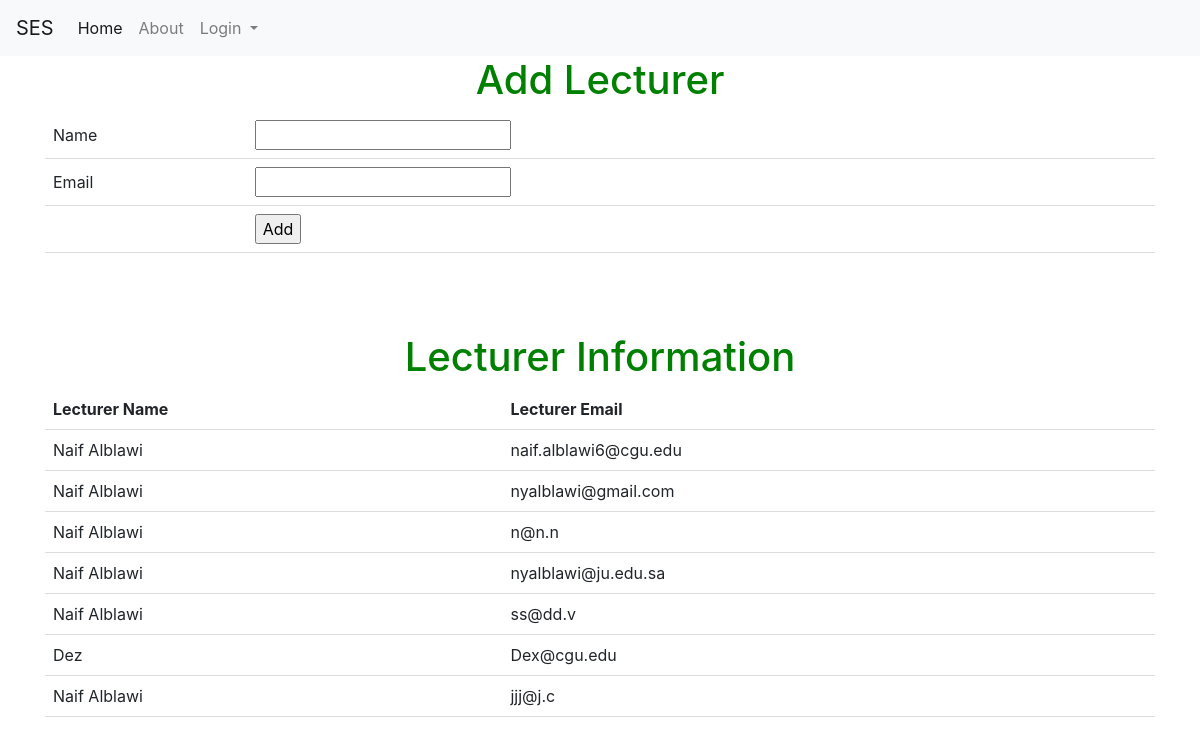
The app's page /saverecord, older data.
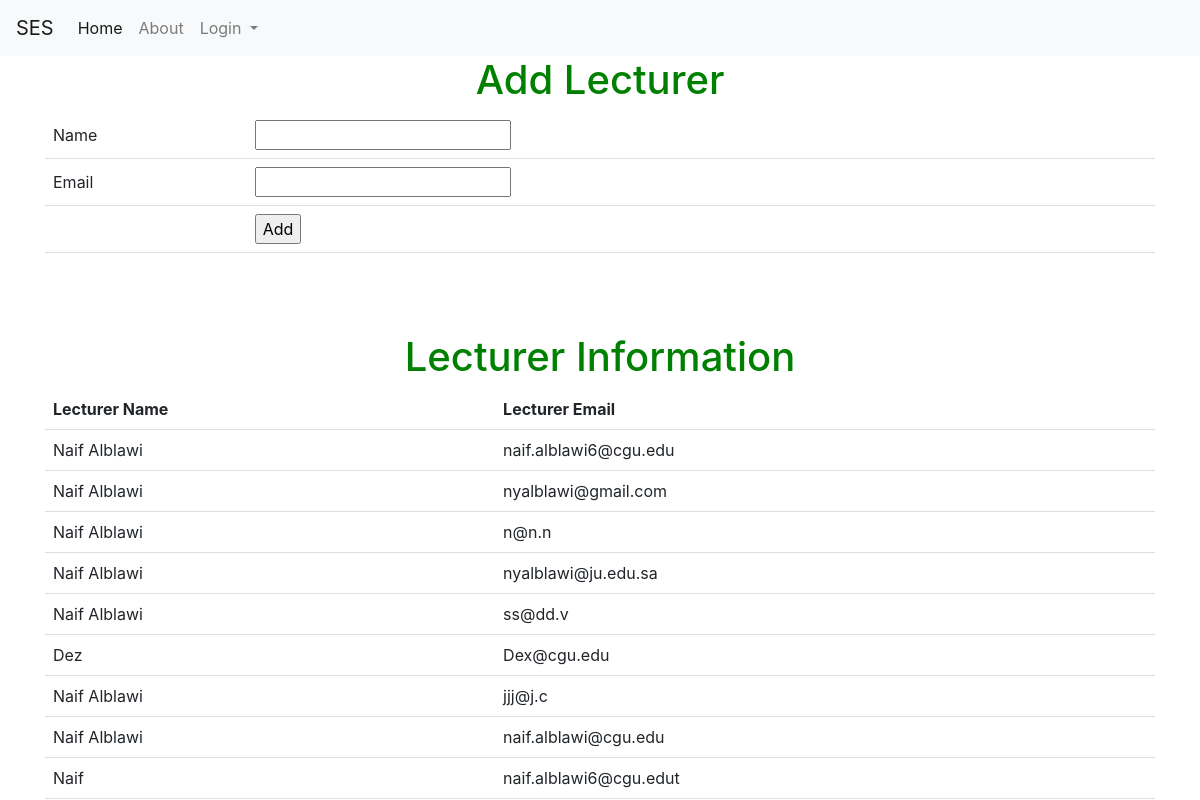
The same page, newer data.
### tables this page shows
CREATE TABLE lec (lec_id INTEGER PRIMARY KEY AUTOINCREMENT UNIQUE, lec_name CHAR, lec_email CHAR CONSTRAINT lec_id UNIQUE ON CONFLICT IGNORE);

### auth.py (the view, shortened to what this page needs)
@auth.route("/saverecord",methods = ["POST","GET"])
def saveRecord():
    if request.method=='GET':
        con = sqlite3.connect("instance/db.sqlite")
        cur = con.cursor()
        cur.execute("SELECT * FROM lec")
        data6 = cur.fetchall()
        return render_template('add_lec.html',data6=data6)
    return render_template("add_lec.html",data6=data6)

### templates/add_lec.html (shortened to what this page needs)
{% extends "base.html" %}
{% block content %}
<h1>Add Lecturer</h1>
 <form action = "/saverecord" method="post">
 <table>
  <tr><td>Name</td><td><input type="text" name="name" ></td></tr>
  <tr><td>Email</td><td><input type="email" name="email"></td></tr>
  <tr><td></td><td><input type="submit" value="Add"></td></tr>
 </table>
 <br> <h1>{{msg}}</h1><br><br>
 <h1>Lecturer Information</h1>
 <table id="table_to_highlight" style="width:100%">
    <thead>
      <tr>
        <th>Lecturer Name</th>
        <th>Lecturer Email</th>
      </tr>
      </thead>
      <tbody>
       {% for row in data6 %}
              <tr>
                  <td>{{row[1]}}</td>
                  <td>{{row[2]}}</td>
              </tr>
          {% endfor %}
      </tbody>
  </table>
 </form>
{% endblock %}

### templates/base.html (shortened to what this page needs)
<!DOCTYPE html>
<html>
<head>
    <link rel="stylesheet" href="https://cdn.jsdelivr.net/npm/bootstrap@4.3.1/dist/css/bootstrap.min.css">
</head>
<body>
<section class="hero is-fullheight" style="background-color:#ffffff;">
    <div>  <nav class="navbar navbar-expand-lg navbar-light bg-light">
        <a class="navbar-brand" href="{{ url_for('main.index') }}">SES</a>
        <div class="collapse navbar-collapse" id="navbarSupportedContent">
          <ul class="navbar-nav mr-auto">
            <li class="nav-item active">
              <a class="nav-link" href="{{ url_for('main.index') }}">Home <span class="sr-only">(current)</span></a>
            </li>
            <li class="nav-item">
              <a class="nav-link" href="{{ url_for('main.About') }}">About</a>
            </li>
            <li class="nav-item dropdown">
              <a class="nav-link dropdown-toggle" href="#" id="navbarDropdown" role="button" data-toggle="dropdown" aria-haspopup="true" aria-expanded="false">
                Login
              </a>
            </li>
        </div>
    </div>
    <div class="hero-body">
        <div class="container has-text-centered">
            {% block content %}{% endblock %}
        </div>
</section>
</body>
</html>

### templates/add_lec.html (style rules this page uses)
body { text-align: center; }
h1 { color: green; }
table { border-collapse: collapse; width: 100%; }
th, td { padding: 8px; text-align: left; border-bottom: 1px solid #ddd; }

Row changes from the older to the newer data that the page shows:
added lec: lec_name "Naif Alblawi", lec_email "naif.alblawi@cgu.edu"
added lec: lec_name "Naif", lec_email "naif.alblawi6@cgu.edut"
